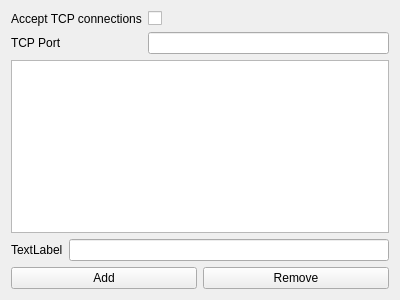
<?xml version="1.0" encoding="UTF-8"?>
<ui version="4.0">
 <class>SettingsNetwork</class>
 <widget class="QWidget" name="SettingsNetwork">
  <property name="geometry">
   <rect>
    <x>0</x>
    <y>0</y>
    <width>400</width>
    <height>300</height>
   </rect>
  </property>
  <property name="windowTitle">
   <string>Dialog</string>
  </property>
  <layout class="QVBoxLayout" name="verticalLayout">
   <item>
    <layout class="QFormLayout" name="formLayout">
     <item row="1" column="0">
      <widget class="QLabel" name="label">
       <property name="text">
        <string>Accept TCP connections</string>
       </property>
      </widget>
     </item>
     <item row="1" column="1">
      <widget class="QCheckBox" name="enableNetworkCheckBox">
       <property name="text">
        <string/>
       </property>
      </widget>
     </item>
     <item row="2" column="0">
      <widget class="QLabel" name="portLabel">
       <property name="text">
        <string>TCP Port</string>
       </property>
      </widget>
     </item>
     <item row="2" column="1">
      <widget class="QLineEdit" name="portLineEdit"/>
     </item>
    </layout>
   </item>
   <item>
    <widget class="QListView" name="connectListView"/>
   </item>
   <item>
    <layout class="QHBoxLayout" name="horizontalLayout">
     <item>
      <widget class="QLabel" name="label_2">
       <property name="text">
        <string>TextLabel</string>
       </property>
      </widget>
     </item>
     <item>
      <widget class="QLineEdit" name="addressLineEdit"/>
     </item>
    </layout>
   </item>
   <item>
    <layout class="QHBoxLayout" name="horizontalLayout_2">
     <item>
      <widget class="QPushButton" name="addPushButton">
       <property name="text">
        <string>Add</string>
       </property>
      </widget>
     </item>
     <item>
      <widget class="QPushButton" name="removePushButton">
       <property name="text">
        <string>Remove</string>
       </property>
      </widget>
     </item>
    </layout>
   </item>
  </layout>
 </widget>
 <resources/>
 <connections/>
</ui>
